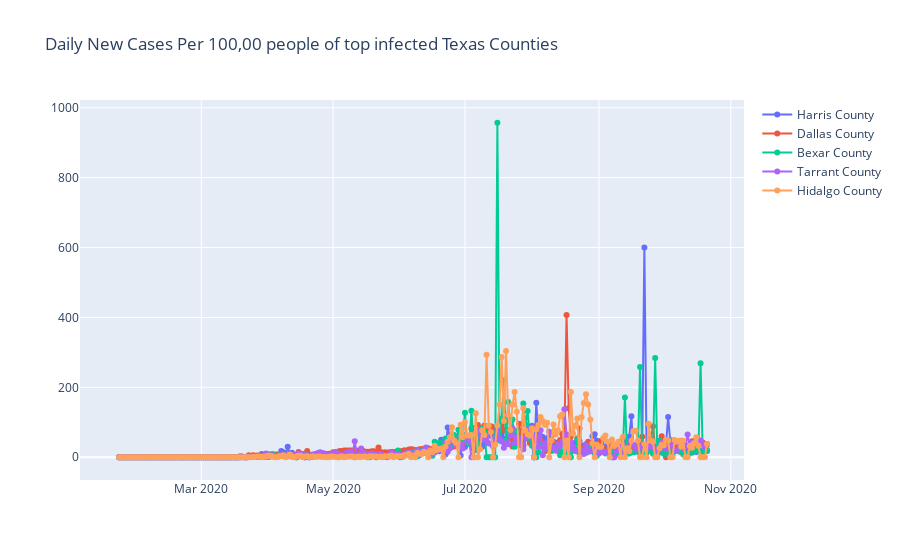

Notebook code cell kept with this figure:
### Markdown cell above
# Daily Trend of New Deaths of Top 5 Infected Counties in Texas per 200,000 people.

### Code cell
#plot daily texas counties new Cases
trace0 = go.Scatter(x=MyTxCases.index, y=MyTxCases["Harris_County"], 
                    name="Harris County", 
                    mode="lines+markers") 

trace1 = go.Scatter(x=MyTxCases.index, y=MyTxCases["Dallas_County"], 
                    name="Dallas County", 
                    mode="lines+markers") 

trace2 = go.Scatter(x=MyTxCases.index, y=MyTxCases["Bexar_County"], 
                    name="Bexar County", 
                    mode="lines+markers") 

trace3 = go.Scatter(x=MyTxCases.index, y=MyTxCases["Tarrant_County"], 
                    name="Tarrant County", 
                    mode="lines+markers") 

trace4 = go.Scatter(x=MyTxCases.index, y=MyTxCases["Hidalgo_County"], 
                    name="Hidalgo County", 
                    mode="lines+markers") 

mydata = go.Data([trace0, trace1,trace2, trace3,trace4])

mylayout = go.Layout(
    title="Daily New Cases Per 100,00 people of top infected Texas Counties"
)

fig2 = go.Figure(data=mydata, layout=mylayout)

plotly.offline.iplot(fig2, filename = '')

fig2.write_image("images/DailyTrend_NewCases_TexasCounties.png")

### Figure 1 — Plotly figure (JSON) as saved in the notebook; plotly's stock layout.template omitted (floating-point values rounded to 4 significant figures; data arrays with more than 128 entries replaced by an {"elided": "..."} marker saying what was removed)
{"data": [{"mode": "lines+markers", "name": "Harris County", "type": "scatter", "x": {"elided": "274 str values"}, "y": {"elided": "274 int values"}}, {"mode": "lines+markers", "name": "Dallas County", "type": "scatter", "x": {"elided": "274 str values"}, "y": {"elided": "274 int values"}}, {"mode": "lines+markers", "name": "Bexar County", "type": "scatter", "x": {"elided": "274 str values"}, "y": {"elided": "274 int values"}}, {"mode": "lines+markers", "name": "Tarrant County", "type": "scatter", "x": {"elided": "274 str values"}, "y": {"elided": "274 int values"}}, {"mode": "lines+markers", "name": "Hidalgo County", "type": "scatter", "x": {"elided": "274 str values"}, "y": {"elided": "274 int values"}}], "layout": {"title": {"text": "Daily New Cases Per 100,00 people of top infected Texas Counties"}}}
